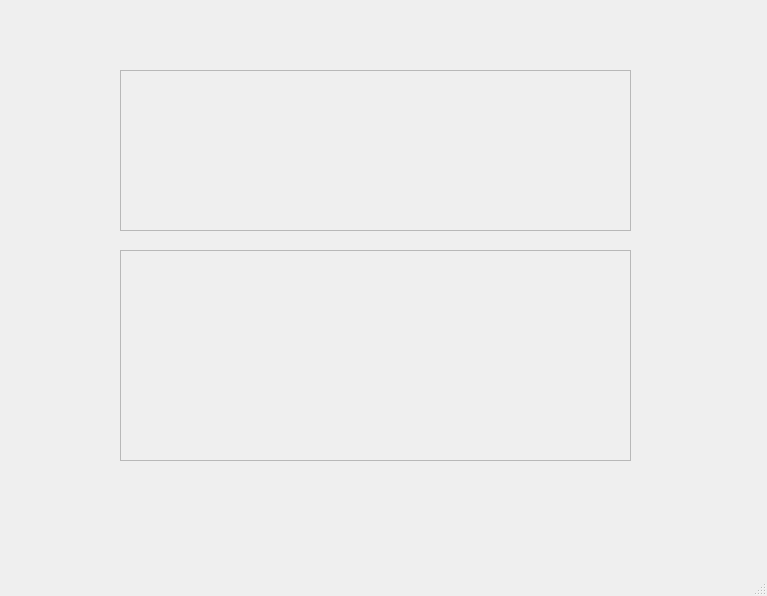
<?xml version="1.0" encoding="UTF-8"?>
<ui version="4.0">
 <class>MainWindow</class>
 <widget class="QMainWindow" name="MainWindow">
  <property name="geometry">
   <rect>
    <x>0</x>
    <y>0</y>
    <width>767</width>
    <height>596</height>
   </rect>
  </property>
  <property name="windowTitle">
   <string>MainWindow</string>
  </property>
  <widget class="QWidget" name="centralwidget">
   <widget class="QFrame" name="frame">
    <property name="geometry">
     <rect>
      <x>120</x>
      <y>70</y>
      <width>511</width>
      <height>161</height>
     </rect>
    </property>
    <property name="frameShape">
     <enum>QFrame::StyledPanel</enum>
    </property>
    <property name="frameShadow">
     <enum>QFrame::Raised</enum>
    </property>
   </widget>
   <widget class="QFrame" name="frame_2">
    <property name="geometry">
     <rect>
      <x>120</x>
      <y>250</y>
      <width>511</width>
      <height>211</height>
     </rect>
    </property>
    <property name="frameShape">
     <enum>QFrame::StyledPanel</enum>
    </property>
    <property name="frameShadow">
     <enum>QFrame::Raised</enum>
    </property>
   </widget>
  </widget>
  <widget class="QMenuBar" name="menubar">
   <property name="geometry">
    <rect>
     <x>0</x>
     <y>0</y>
     <width>767</width>
     <height>26</height>
    </rect>
   </property>
  </widget>
  <widget class="QStatusBar" name="statusbar"/>
 </widget>
 <resources/>
 <connections/>
</ui>
